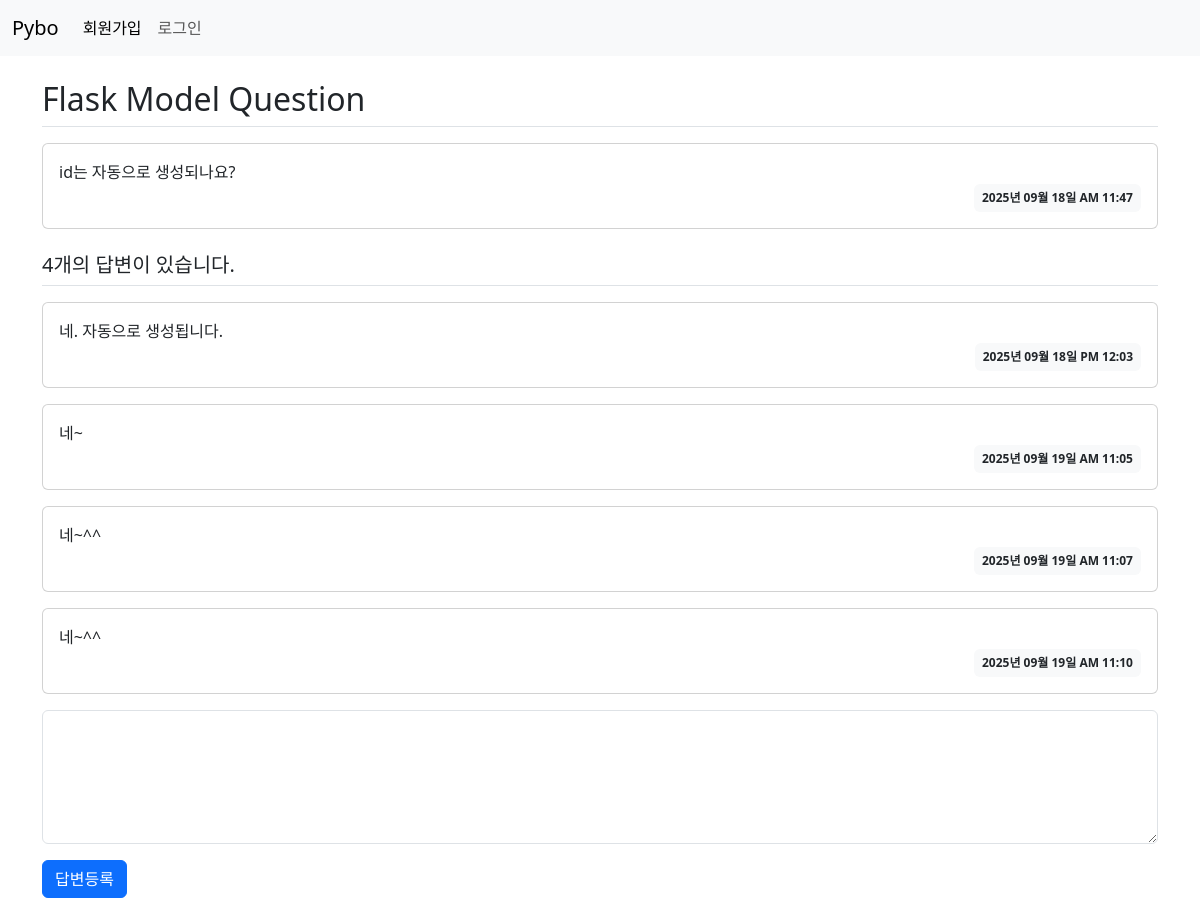
/question/detail/2, run on the app's committed database.
### pybo/models.py (models this page shows)
class Question(db.Model):
    id = db.Column(db.Integer, primary_key=True)
    subject = db.Column(db.String(200), nullable=False)
    content = db.Column(db.Text(), nullable=False)
    create_date = db.Column(db.DateTime(), nullable=False)

class Answer(db.Model):
    id = db.Column(db.Integer, primary_key=True)
    question_id = db.Column(db.Integer, db.ForeignKey('question.id', ondelete='CASCADE'))
    question = db.relationship(Question, backref=db.backref('answer_set'))
    content = db.Column(db.Text(), nullable=False)
    create_date = db.Column(db.DateTime(), nullable=False)

### pybo/views/question_views.py (the view)
@bp.route('/detail/<int:question_id>')
def detail(question_id):
    form = AnswerForm()  # 질문 상세 템플릿에 답변 폼 추가
    question = Question.query.get_or_404(question_id)
    return render_template('question/question_detail.html', question=question, form=form)

### pybo/forms.py
class AnswerForm(FlaskForm):
    content = TextAreaField('내용', validators=[DataRequired('내용은 필수입력 항목입니다.')])

### pybo/filter.py (called while the page is built)
def format_datetime(value, fmt='%Y년 %m월 %d일 %p %I:%M'):
    return value.strftime(fmt)

### pybo/templates/question/question_detail.html (shortened to what this page needs)
{% extends 'base.html' %}
{% block content %}
<div class="container my-3">
    <h2 class="border-bottom py-2">{{ question.subject }}</h2>
    <div class="card my-3">
        <div class="card-body">
            <div class="card-text">
                {{ question.content }}
            </div>
            <div class="d-flex justify-content-end">
                <div class="badge bg-light text-dark p-2">
                    {{ question.create_date|datetime }}
                </div>
            </div>
        </div>
    </div>
    <h5 class="border-bottom my-3 py-2">{{ question.answer_set|length }}개의 답변이 있습니다.</h5>
    {% for answer in question.answer_set %}
    <div class="card my-3">
        <div class="card-body">
            <div class="card-text">{{ answer.content }}</div>
            <div class="d-flex justify-content-end">
                <div class="badge bg-light text-dark p-2">
                    {{ answer.create_date|datetime }}
                </div>
            </div>
        </div>
    </div>
    {% endfor %}
    <form action="{{ url_for('answer.create', question_id=question.id) }}" method="post">
        <textarea class="form-control" name="content" id="content" rows="5"></textarea>
        <button type="submit" class="btn btn-primary mt-3">답변등록</button>
    </form>
</div>
{% endblock %}

### pybo/static/style.css (style rules this page uses)
textarea { width:100%; }
button[type='submit'] { margin-top: 10px; }

### data on the page
Question: subject "Flask Model Question", content "id는 자동으로 생성되나요?", create_date "2025년 09월 18일 AM 11:47"
Answer: content "네. 자동으로 생성됩니다.", create_date "2025년 09월 18일 PM 12:03"
Answer: content "네~", create_date "2025년 09월 19일 AM 11:05"
Answer: content "네~^^", create_date "2025년 09월 19일 AM 11:07"
Answer: content "네~^^", create_date "2025년 09월 19일 AM 11:10"

### other printed values
{{ question.answer_set|length }} "4"
